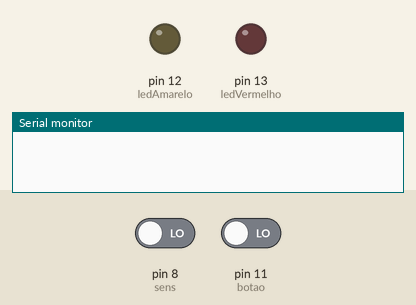
Simulated run of this sketch. Board: Arduino Uno, built with avr-gcc and run on an emulated ATmega328P. Shown: output pins drawn as LEDs (lit = HIGH), the last lines printed to the serial monitor. Dashed ring = blinking. Inputs (shaded band) come from the test bench; at power-on: pin 8 (sens) LOW, pin 11 (botao) LOW.

Above: at 1.2 s.
1.3 s: pin 8 (sens) driven HIGH and pin 11 (botao) driven HIGH
At 1.7 s:
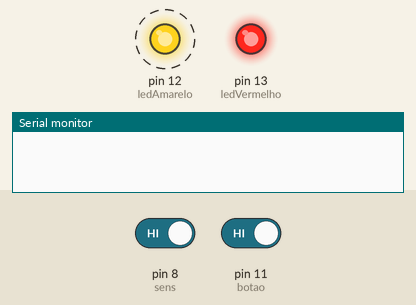
4.3 s: pin 8 (sens) driven LOW
At 4.8 s:
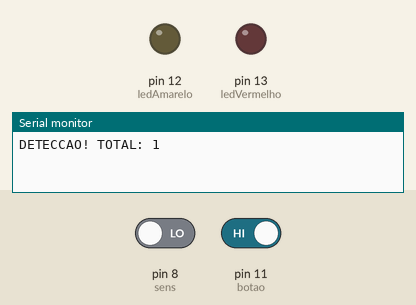
5.8 s: pin 8 (sens) driven HIGH
At 6.7 s:
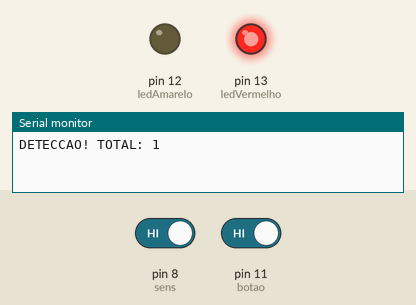
Timing chart, 0 to 14.8 s (numbered marks = the images above; inputs shaded):
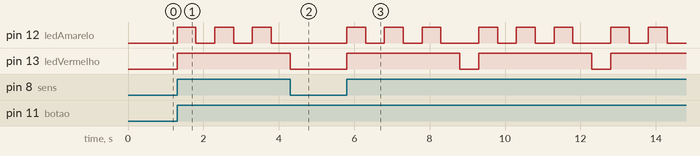

The sketch:

sensor-contador.ino
```cpp
// Este código controla dois LEDs (um amarelo e um vermelho) e lê a entrada de um sensor e um botão.
// Quando o botão é pressionado, o LED vermelho acende. Enquanto o LED vermelho está aceso, o programa verifica o sensor.
// Se o sensor detecta algo, o LED amarelo pisca três vezes e o número de detecções é contabilizado e exibido no monitor serial.
// O LED vermelho se apaga ao pressionar o botão novamente, e o contador de detecções é reiniciado.

#define sens 8
#define botao 11
#define ledAmarelo 12
#define ledVermelho 13

void setup() {
  Serial.begin(9600);
  pinMode(botao, INPUT);
  pinMode(sens, INPUT);
  pinMode(ledAmarelo, OUTPUT);
  pinMode(ledVermelho, OUTPUT);
}

int valor;
int bot;
bool ligado = false;
int cont = 0;

void pisca() {
  digitalWrite(ledAmarelo, HIGH);
  delay(500);
  digitalWrite(ledAmarelo, LOW);
  delay(500);
}

void loop() {
  bot = digitalRead(botao);
  valor = digitalRead(sens);

  if(bot == HIGH){
    ligado = true;
    digitalWrite(ledVermelho, HIGH);
    while(ligado == true) {
      valor = digitalRead(sens);
      if(valor == HIGH){
        cont++;
        for(int i=0;i<3;i++){
          digitalWrite(ledAmarelo, HIGH);
          delay(500);
          digitalWrite(ledAmarelo, LOW);
          delay(500);
        }
        Serial.print("DETECCAO! TOTAL: ");
        Serial.println(cont);
      }
      bot = digitalRead(botao);
      if(bot == HIGH){
        ligado = false;
        digitalWrite(ledVermelho, LOW);
        cont = 0;
        delay(500);
      }
    }
  }
}
```

Measured:
- after the input at 1.3 s, pin 12 (ledAmarelo): alternates HIGH for 0.50 s and LOW for 0.50 s, starting at once; pin 13 (ledVermelho): LOW → HIGH at once
- after the input at 4.3 s, pin 12 (ledAmarelo): stays LOW (without the input it goes to HIGH after 0.50 s); pin 13 (ledVermelho): goes on until 4.3 s, then stays LOW
- after the input at 5.8 s, pin 12 (ledAmarelo): LOW → HIGH at once, then repeats every 3.5 s: 2 × (LOW 0.50 s, HIGH 0.50 s), LOW 1.0 s, HIGH 0.50 s; pin 13 (ledVermelho): alternates HIGH for 3.0 s and LOW for 0.50 s, starting at once
